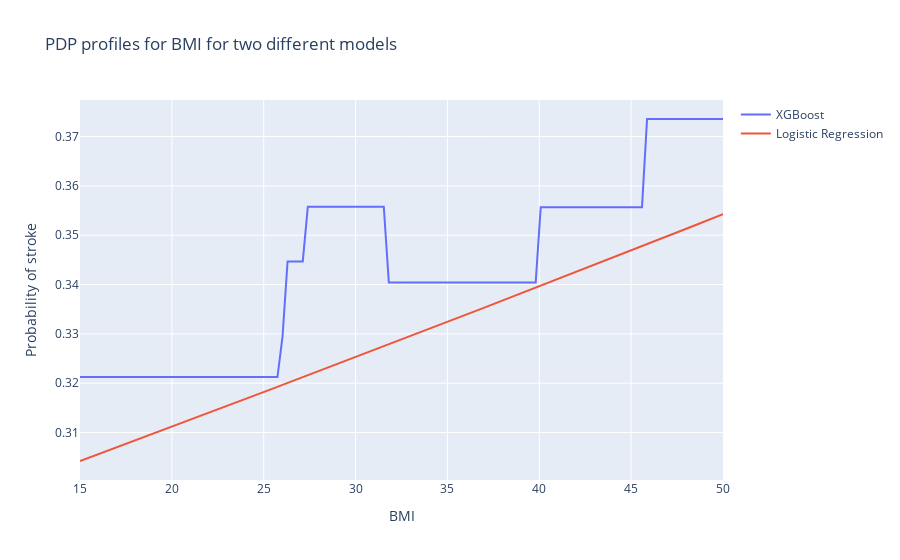

The notebook cell this image was saved under:
### Markdown cell above
Another thing we can use PDP profiles for is comparing various models. Let's do it for a tree-based model and a logistic regression model:

### Code cell
values = np.linspace(15.0, 50.0, 128)
xgb_probs = partial_dependency_profile(xgb_model, test_X, "bmi", values)
lr_probs = partial_dependency_profile(lr_model, test_X, "bmi", values)

fig = go.Figure()
fig.add_trace(go.Scatter(x=values, y=xgb_probs, mode="lines", name="XGBoost"))
fig.add_trace(go.Scatter(x=values, y=lr_probs, mode="lines", name="Logistic Regression"))
fig.update_layout(title=f"PDP profiles for BMI for two different models")
fig.update_xaxes(title="BMI")
fig.update_yaxes(title="Probability of stroke")
